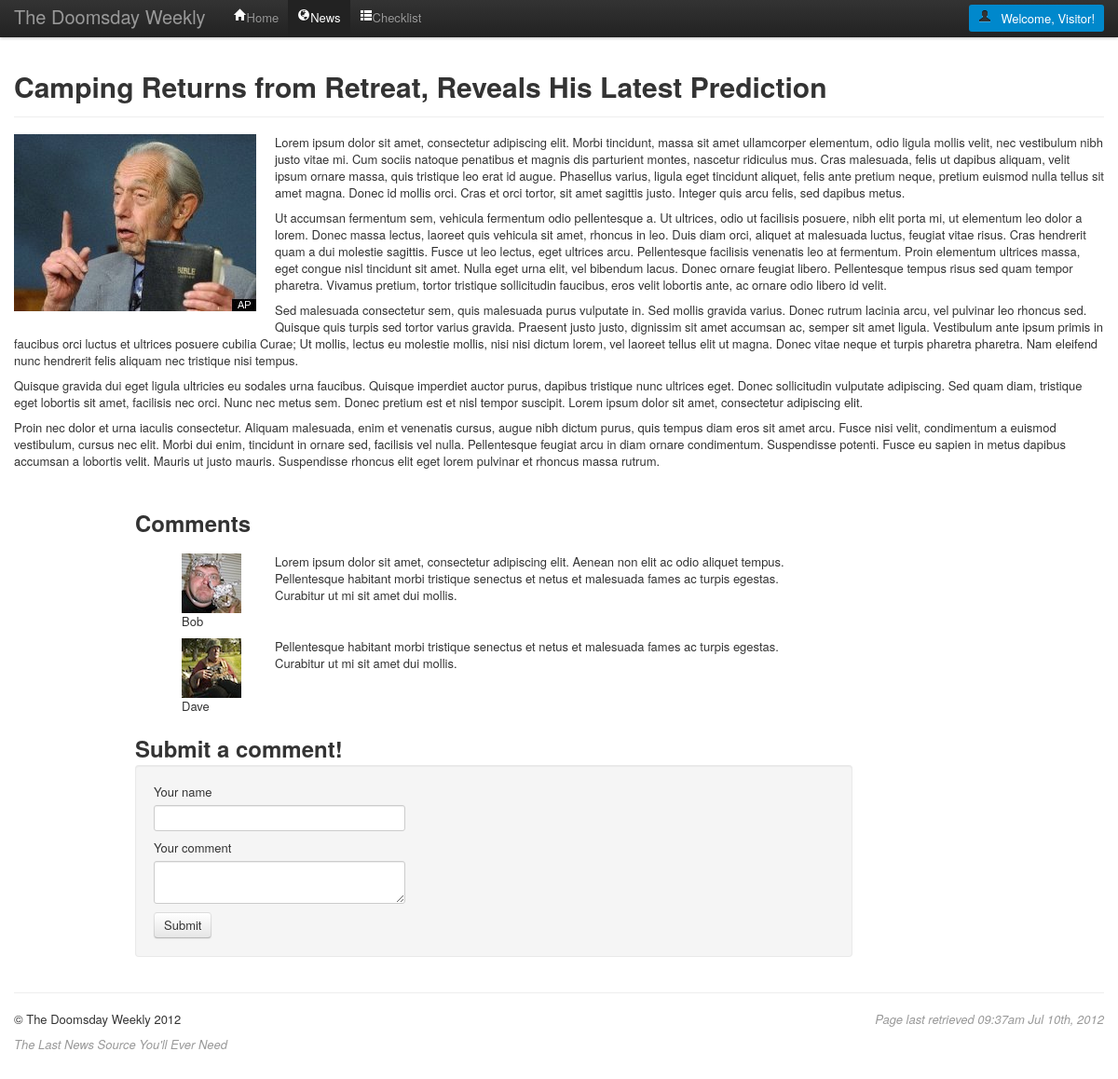
Page /checkpoints/12/news/view.php on the committed database.
### tables this page shows
CREATE TABLE "articles" ("id" INTEGER PRIMARY KEY  AUTOINCREMENT  NOT NULL  UNIQUE , "title" VARCHAR(255) NOT NULL , "slug" VARCHAR(255) NOT NULL  UNIQUE , "image" VARCHAR(255), "excerpt" VARCHAR(255), "content" TEXT);

CREATE TABLE "comments" ("id" INTEGER PRIMARY KEY  AUTOINCREMENT  NOT NULL  UNIQUE , "article_slug" VARCHAR(255) NOT NULL , "name" VARCHAR(65), "message" TEXT, "picture" VARCHAR(255) DEFAULT 'user-default.jpg');

### lib/dbHelpers.php (called while the page is built, shortened)
<?php
$dataPath = realpath(__DIR__ . '/../data/doomsday.sqlite');
$db = new PDO('sqlite:' . $dataPath);
if (!function_exists('getArticleBySlug')) {
    function getArticleBySlug($slug) {
        global $db;
        $statement = $db->prepare('SELECT * FROM articles WHERE slug = ?');
        $statement->bindParam(1, $slug, PDO::PARAM_STR);
        $statement->execute();
        return $statement->fetch(PDO::FETCH_ASSOC);
    }
}
if (!function_exists('getCommentsBySlug')) {
    function getCommentsBySlug($slug) {
        global $db;
        $statement = $db->prepare('SELECT * FROM comments WHERE article_slug = ?');
        $statement->bindParam(1, $slug, PDO::PARAM_STR);
        $statement->execute();
        return $statement->fetchAll(PDO::FETCH_ASSOC);
    }
}

### checkpoints/12/news/view.php (the view, shortened to what this page needs)
<?php
include '../structure/init.php';
include '../lib/dbHelpers.php';
$slug = 'camping-returns-from-retreat';
$article = getArticleBySlug($slug);
$comments = getCommentsBySlug($slug);
?>
<!DOCTYPE html>
<html lang="en">
  <head>
    <link href="../style.css" rel="stylesheet">
  </head>
  <body>
    <div class="navbar navbar-fixed-top">
      <div class="navbar-inner">
        <div class="container">
        <a class="brand" href="../"><?php echo $title; ?></a>
          <div class="nav-collapse">
            <ul class="nav">
              <li><a href="../"><i class="icon-home icon-white"></i>Home</a></li>
              <li class="active"><a href="../news"><i class="icon-globe icon-white"></i>News</a></li>
              <li><a href="../checklist.php"><i class="icon-th-list icon-white"></i>Checklist</a></li>
            </ul>
          </div>
          <div class="nav-greeting pull-right">
            <i class="icon-user"></i><span class="greeting">Welcome, <?php echo $user; ?>!</span>
          </div>
        </div>
      </div>
    </div>
    <div class="container">
      <div class="row">
        <div class="span12">
          <article>
            <div class="page-header">
                <h1><?php echo $article['title']; ?></h1>
            </div>
            <img src="../assets/img/<?php echo $article['image']; ?>" alt="Article thumbnail" class="article pull-left" />
            <?php echo $article['content']; ?>
            <aside>
            <?php if ($comments) : ?>
              <div class="comment-list span10 offset1">
                <h2>Comments</h2>
                <ul class="unstyled">
                <?php foreach ($comments as $comment): ?>
                  <li>
                    <div class="row comment">
                      <div class="author span1">
                      <img src="../assets/img/<?php echo $comment['picture']; ?>" alt="User <?php echo $comment['name']; ?> profile photo" />
                          <p class="user-name"><?php echo $comment['name']; ?></p>
                      </div>
                      <div class="message span6">
                          <p><?php echo $comment['message']; ?></p>
                      </div>
                    </div>
                  </li>
                <?php endforeach; ?>
                </ul>
              </div>
            <?php endif; ?>
              <div class="comment-form span8 offset1">
                <h2>Submit a comment!</h2>
                <form class="well" method="POST" action="#">
                  <label for="commenter-name">Your name</label>
                  <input type="text" name="commenter-name" class="span3" />
                  <label for="message">Your comment</label>
                  <textarea name="message" class="span3"></textarea>
                  <div>
                    <button type="submit" class="btn">Submit</button>
                  </div>
                </form>
              </div>
            </aside>
          </article>
        </div>
      </div>
      <hr>
      <footer>
        <div>
        <span class="timestamp pull-right"><?php printRefreshTimestamp(); ?></span>
        <p>&copy; <?php echo $title; ?> 2012</p>
        <p class="tagline"><?php echo $tagline; ?></p>
      </div>
      </footer>
    </div>
  </body>
</html>

### style.css (style rules this page uses)
body { padding-top: 60px; padding-bottom: 40px; }
.tagline { color: #999; font-style: italic; }
.navbar .nav-greeting { background-color: #08C; color: #fff; margin: 5px 0px; padding: 5px 10px; -webkit-border-radius: 3px; -moz-border-radius: 3px; border-radius: 3px; }
.greeting { margin-left: 10px; }
img.article { margin: 0px 20px 20px 0px; }
.comment-list { margin-top: 30px; }
.comment-list > ul { margin-top: 15px; }
.comment-list > ul > li > .row { margin-left: 20px; }
footer .timestamp { color: #999; font-style: italic; }

### rows in the picture
articles: title "Camping Returns from Retreat, Reveals His Latest Prediction", image (picture), content "Lorem ipsum dolor sit amet, consectetur adipiscing elit. Morbi tincidunt, massa sit amet ullamcorper elementum, odio ligula mollis velit, nec vestibulum nibh justo vitae mi. Cum sociis natoque penatibus et magnis dis parturient montes, nascetur ridiculus mus. Cras malesuada, felis ut dapibus aliquam, velit ipsum ornare massa, quis tristique leo erat id augue. Phasellus varius, ligula eget tincidunt aliquet, felis ante pretium neque, pretium euismod nulla tellus sit amet magna. Donec id mollis orci. Cras et orci tortor, sit amet sagittis justo. Integer quis arcu felis, sed dapibus metus. Ut accumsan fermentum sem, vehicula fermentum odio pellentesque a. Ut ultrices, odio ut facilisis…"
comments: picture (picture), name "Bob", message "Lorem ipsum dolor sit amet, consectetur adipiscing elit. Aenean non elit ac odio aliquet tempus. Pellentesque habitant morbi tristique senectus et netus et malesuada fames ac turpis egestas. Curabitur ut mi sit amet dui mollis."
comments: picture (picture), name "Dave", message "Pellentesque habitant morbi tristique senectus et netus et malesuada fames ac turpis egestas. Curabitur ut mi sit amet dui mollis."

### other values in the picture
$title "The Doomsday Weekly"
$user "Visitor"
$tagline "The Last News Source You'll Ever Need"
